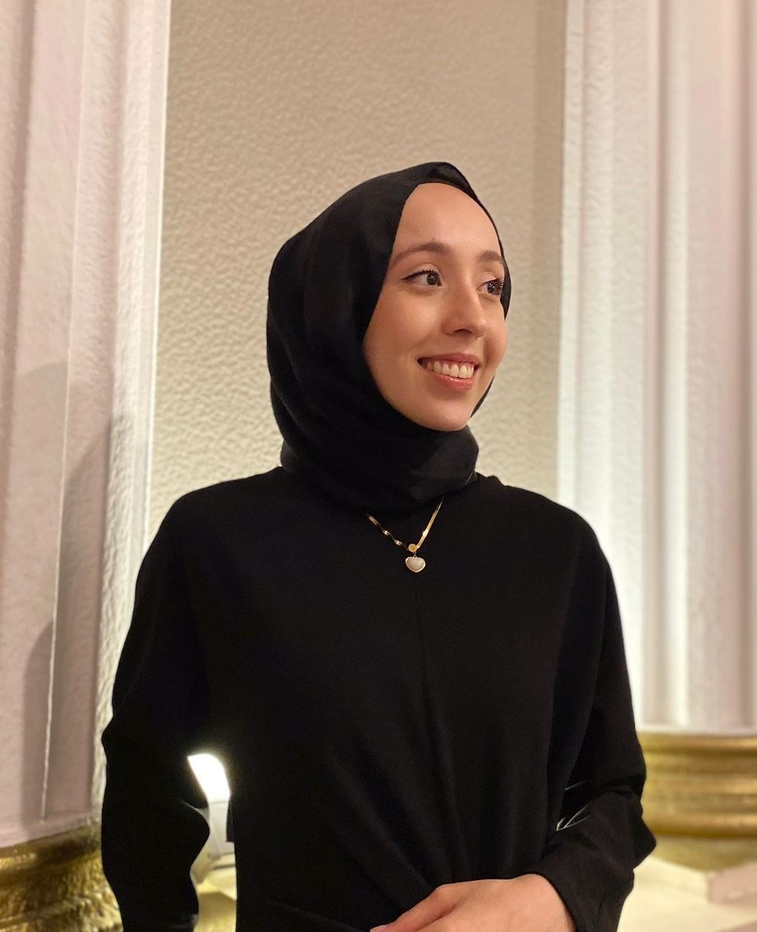
#> input picture opencv/data/ben.jpg, 757 x 932 px, shrunk from 1067 x 1313 before the run
$ python -i u12_gradio_filtre2.py   (imports and definitions only)
#> lines starting #> are read from the running program, lines starting #| are printed output that depends on the picture; after the words box and inside, x2 and y2 are one past the last pixel; in counts of white or black regions, pixels touching at a corner belong together
#> further down, picture is the input picture: shape (932, 757, 3); mean B, G, R 105.4, 120.5, 137.4
import cv2
import numpy as np
import gradio as gr

# Farklı filtre fonksiyonları
def apply_gaussian_blur(frame):
    return cv2.GaussianBlur(frame, (15, 15), 0)

def apply_sharpening_filter(frame):
    kernel = np.array([[0, -1, 0], [-1, 5, -1], [0, -1, 0]])
    return cv2.filter2D(frame, -1, kernel)

def apply_edge_detection(frame):
    return cv2.Canny(frame, 100, 200)

def apply_invert_filter(frame):
    return cv2.bitwise_not(frame)

def adjust_brightness_contrast(frame, alpha=1.0, beta=50):
    return cv2.convertScaleAbs(frame, alpha=alpha, beta=beta)

def apply_grayscale_filter(frame):
    return cv2.cvtColor(frame, cv2.COLOR_BGR2GRAY)

# [11 lines left out: functions apply_sepia_filter, apply_fall_filter, not called in this run]

def apply_cartoon_filter(frame):
    # Görüntüyü gri tona dönüştür
    gray = cv2.cvtColor(frame, cv2.COLOR_BGR2GRAY)
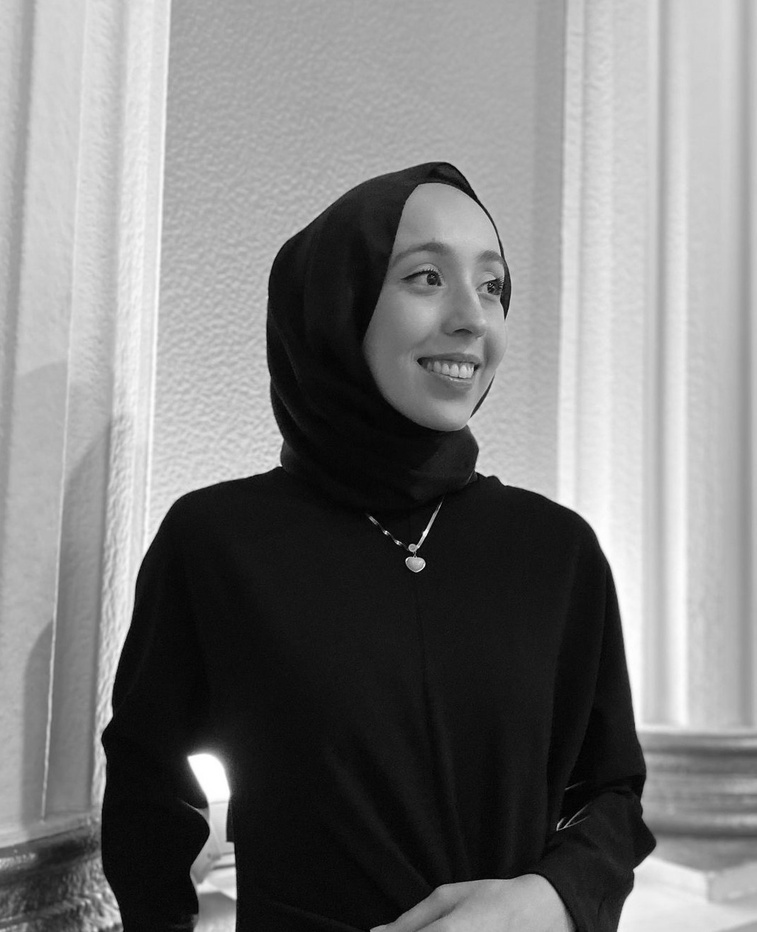
#> gray: shape (932, 757); min 0, max 255, mean 123.8
    # Kenarları yumuşatmak için bulanıklaştır
    gray = cv2.medianBlur(gray, 5)
    # Kenar tespiti için threshold uygula
    edges = cv2.adaptiveThreshold(
        gray, 255, cv2.ADAPTIVE_THRESH_MEAN_C, cv2.THRESH_BINARY, 9, 9
    )
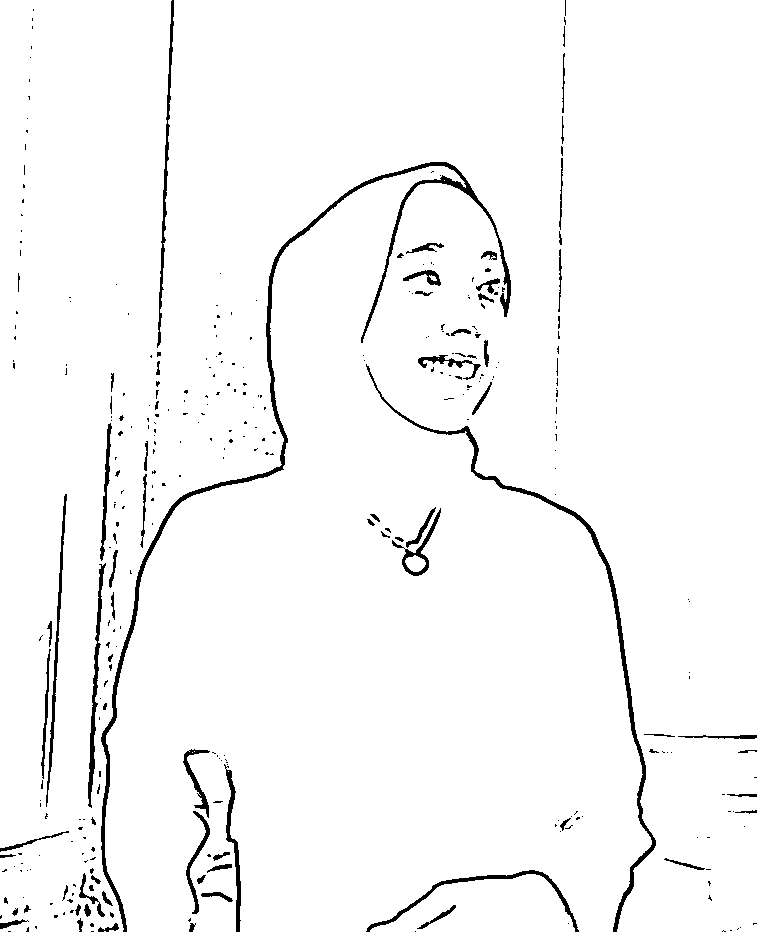
#> edges: shape (932, 757); 97% white; 341 black regions (263 under 20 px), largest, box (x1, y1, x2, y2) and area: (101, 162, 511, 932) 5453, (366, 364, 656, 932) 2900, (157, 0, 174, 348) 981
    # Renkli resmi yumuşatmak için bilateral filtre uygula
    color = cv2.bilateralFilter(frame, 9, 300, 300)
    # Kenar maskesi ve renkli görüntüyü birleştir
    cartoon = cv2.bitwise_and(color, color, mask=edges)
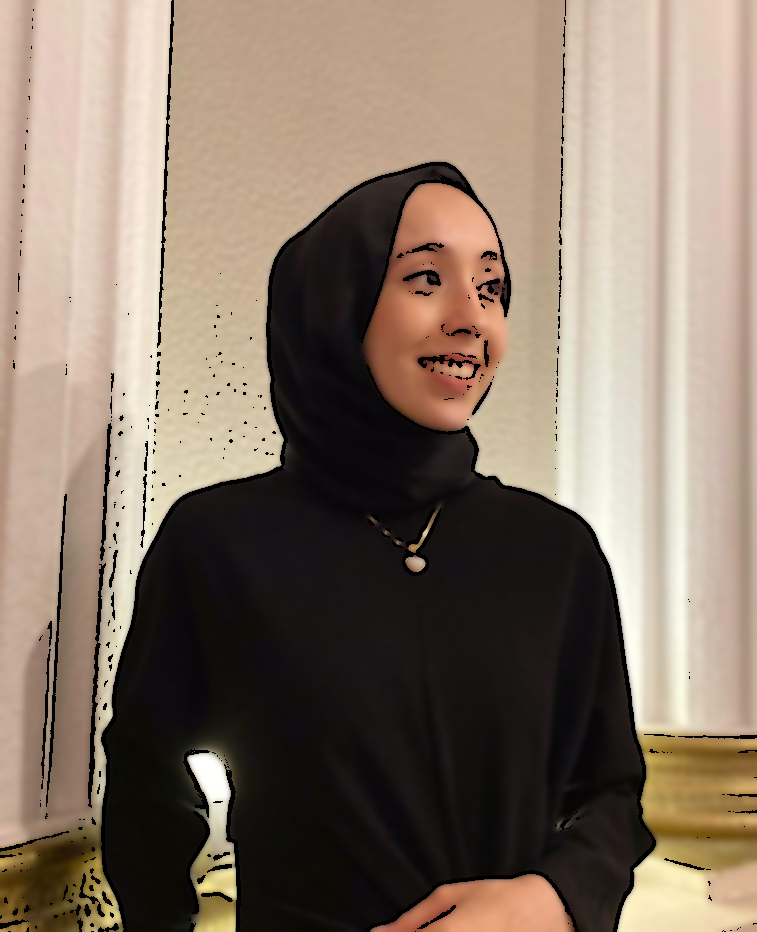
#> cartoon: shape (932, 757, 3); mean B, G, R 103.4, 117.9, 134.3
    return cartoon

# [64 lines left out: functions apply_vignette_filter, apply_warm_filter, apply_cold_filter, apply_filter, not called in this run]
# Gradio arayüzü
# [25 lines not run here, left out]

>>> import cv2
>>> picture = cv2.imread('data/ben.jpg')
>>> result = apply_cartoon_filter(picture)
